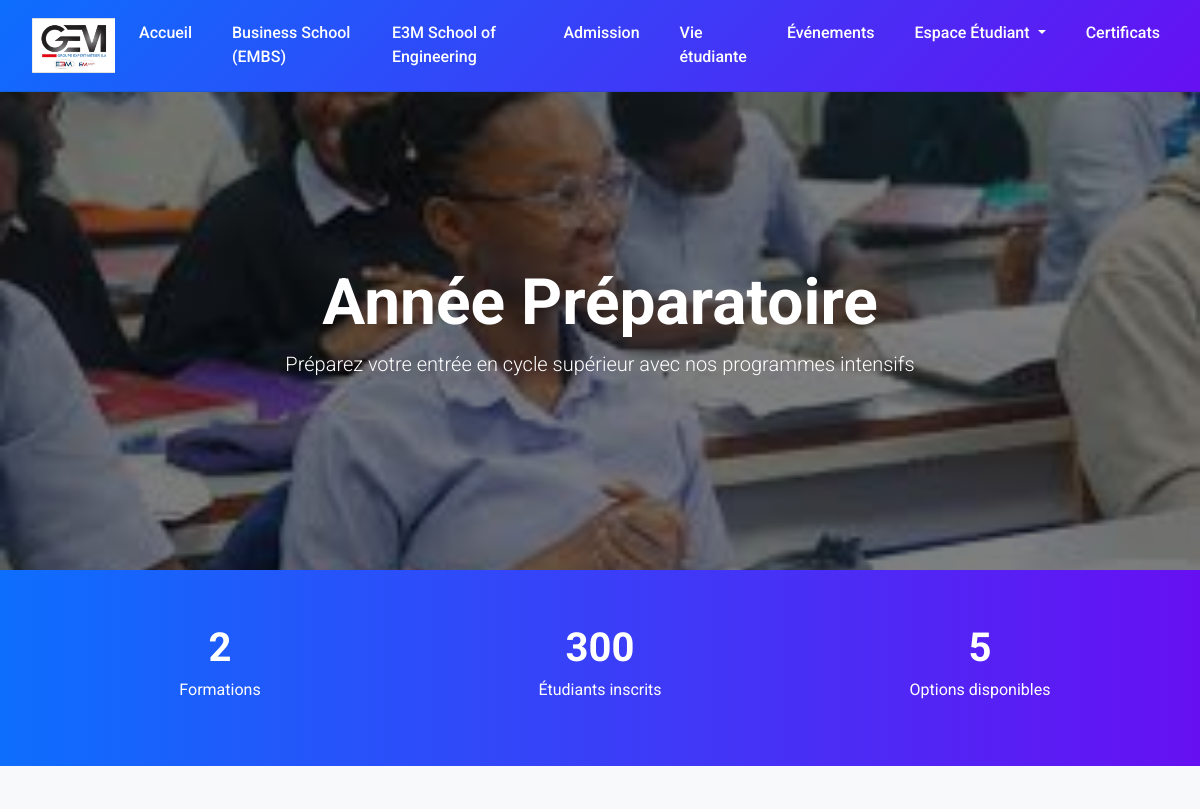
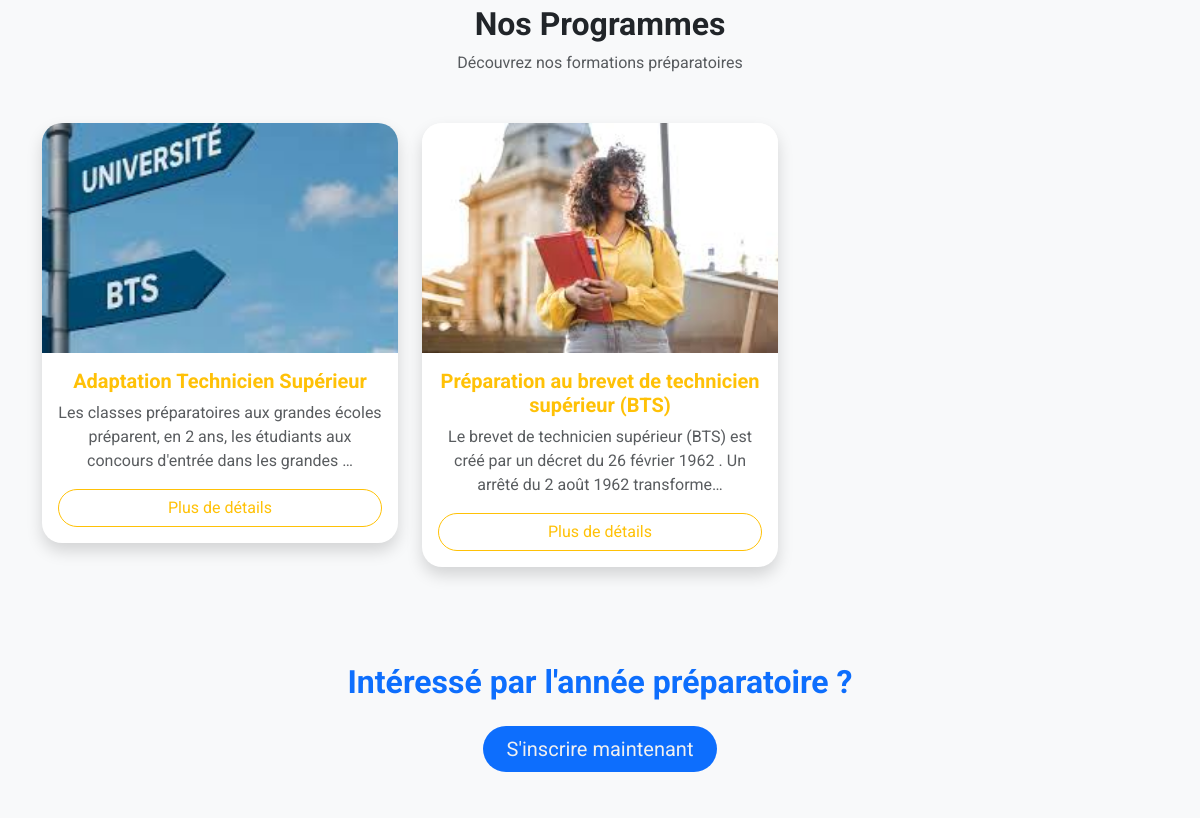
Before: /annee-prepa/ (upper part) with the older database file (2 pictures, top to bottom).
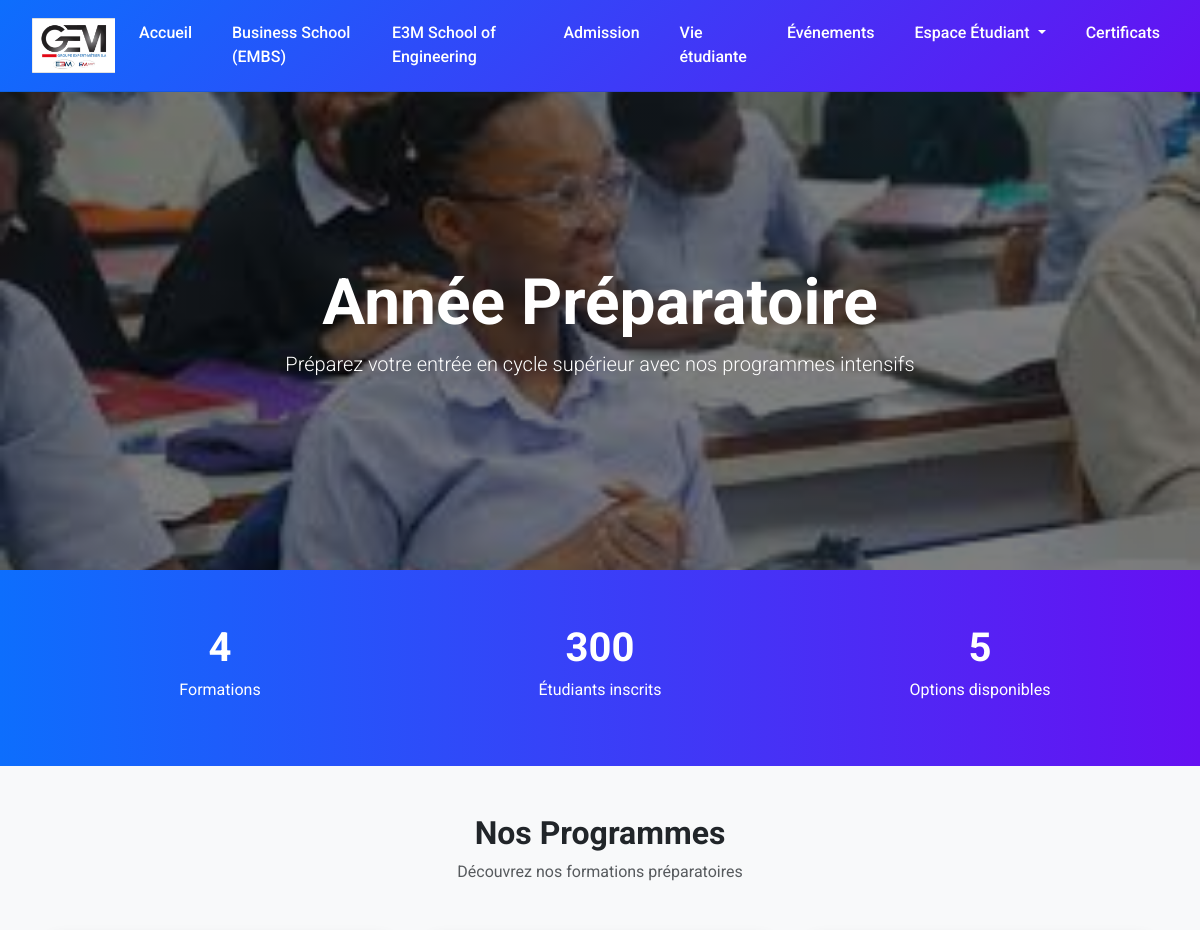
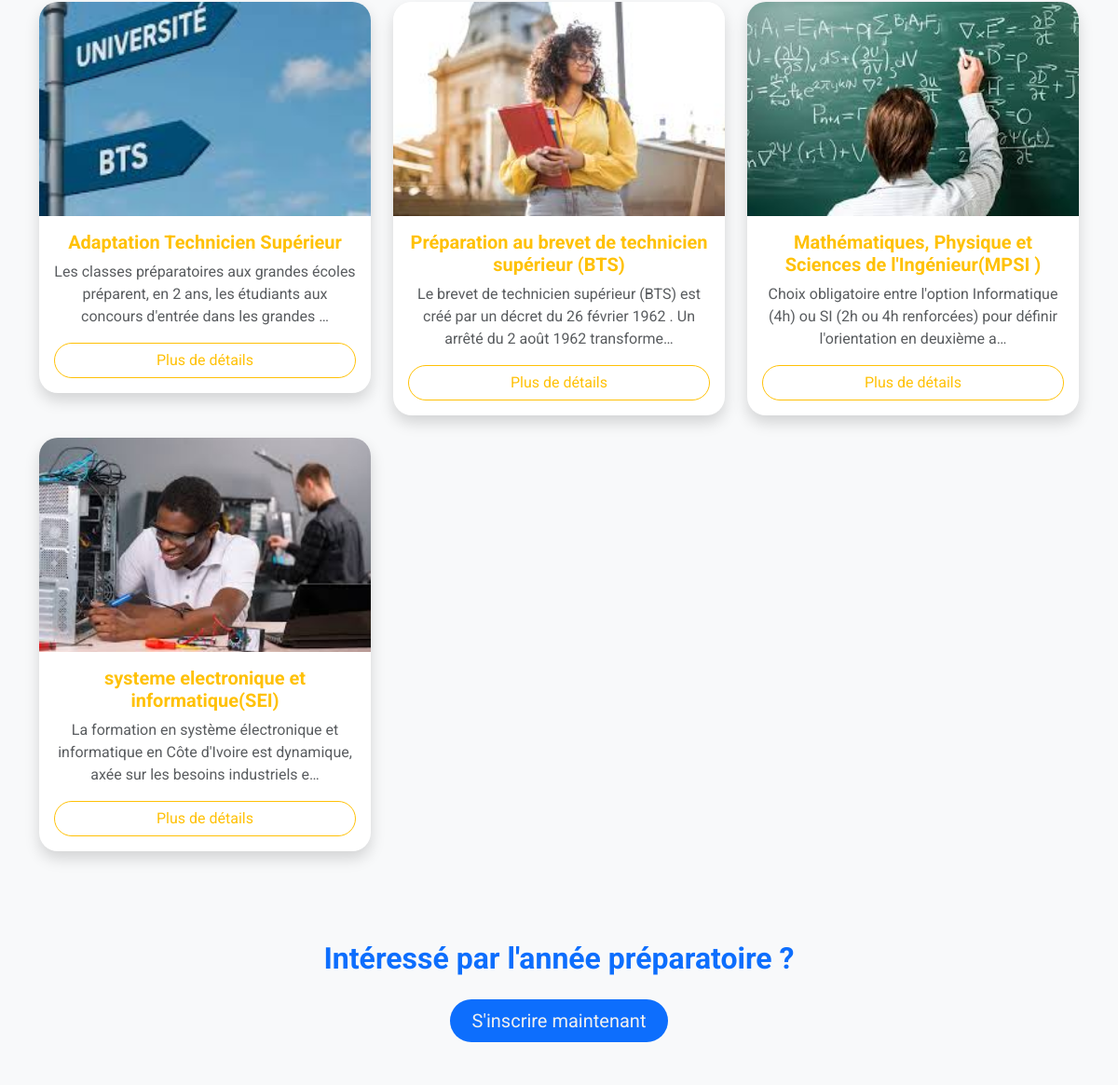
After: the same page with the newer database file (2 pictures, top to bottom).
### myapp/models.py (models this page shows, shortened)
class Formation(models.Model):
    titre = models.CharField(max_length=200, default="Formation par défaut")
    description = models.TextField()
    details = models.TextField(blank=True, null=True)
    type_filiere = models.CharField(
        max_length=50,
        choices=TYPE_FILIERE_CHOICES,
        default='bts'
    )
    image = models.ImageField(upload_to='formations/', blank=True, null=True)

### myapp/views.py (the view)
# urls.py: path('annee-prepa/', views.prepa, name='formations_prepa'),
def prepa(request):
    preparatoire = Formation.objects.filter(type_filiere='preparatoire')
    return render(request, 'annee_prepa.html', {'preparatoire': preparatoire})

### myapp/context_processors.py (called while the page is built)
def home_data(request):
    return {
        "home_data": HomePage.objects.first()
    }

### myapp/templates/annee_prepa.html (shortened to what this page needs)
{% extends 'base.html' %}
{% load static %}
{% block content %}
<link href="https://unpkg.com/aos@2.3.4/dist/aos.css" rel="stylesheet">
<section class="hero">
  <div>
    <h1 class="display-3 fw-bold" data-aos="fade-up">Année Préparatoire</h1>
    <p class="lead" data-aos="fade-up" data-aos-delay="200">Préparez votre entrée en cycle supérieur avec nos programmes intensifs</p>
  </div>
</section>
<section class="stats text-center py-5">
  <div class="container">
    <div class="row">
      <div class="col-md-4"><div class="stat-number" id="countFiliere">{{ preparatoire|length }}</div><p>Formations</p></div>
      <div class="col-md-4"><div class="stat-number" id="countStudents">300</div><p>Étudiants inscrits</p></div>
      <div class="col-md-4"><div class="stat-number" id="countOptions">5</div><p>Options disponibles</p></div>
    </div>
  </div>
</section>
<section class="container py-5">
  <div class="text-center mb-5"><h2 class="fw-bold">Nos Programmes</h2><p class="text-muted">Découvrez nos formations préparatoires</p></div>
  <div class="row g-4">
    {% for formation in preparatoire %}
    <div class="col-md-4" data-aos="zoom-in">
      <div class="card formation-card shadow">
        {% if formation.image %}
          <img src="{{ formation.image.url }}" alt="{{ formation.titre }}">
        {% else %}
          <img src="{% static 'images/formation.jpg' %}" alt="{{ formation.titre }}">
        {% endif %}
        <div class="card-body text-center d-flex flex-column">
          <h5 class="fw-bold text-warning">{{ formation.titre }}</h5>
          <p class="text-muted">{{ formation.description|truncatechars:120 }}</p>
          <button class="btn btn-outline-warning rounded-pill mt-auto" data-bs-toggle="modal" data-bs-target="#modal{{ forloop.counter }}">Plus de détails</button>
        </div>
      </div>
    </div>
    {% endfor %}
  </div>
</section>
<section class="cta-section text-center py-5">
  <h2 class="fw-bold" style="color: #0d6efd;">Intéressé par l'année préparatoire ?</h2>
  <a href="{% url 'preinscription' %}" class="btn btn-lg rounded-pill mt-3 px-4" style="background-color: #0d6efd; color:#f0f0f0; border:none;">S'inscrire maintenant</a>
</section>
{% endblock %}

Changed rows visible on the page:
now on this page (row edited): Formation: image (picture), titre "Mathématiques, Physique et Sciences de l'Ingénieur(MPSI )", description "Choix obligatoire entre l'option Informatique (4h) ou SI (2h ou 4h renforcées) pour définir l'orientation en deuxième a…"
now on this page (row edited): Formation: image (picture), titre "systeme electronique et informatique(SEI)", description "La formation en système électronique et informatique en Côte d'Ivoire est dynamique, axée sur les besoins industriels e…"
Other visible differences:
{{ preparatoire|length }}: "2" → "4"
